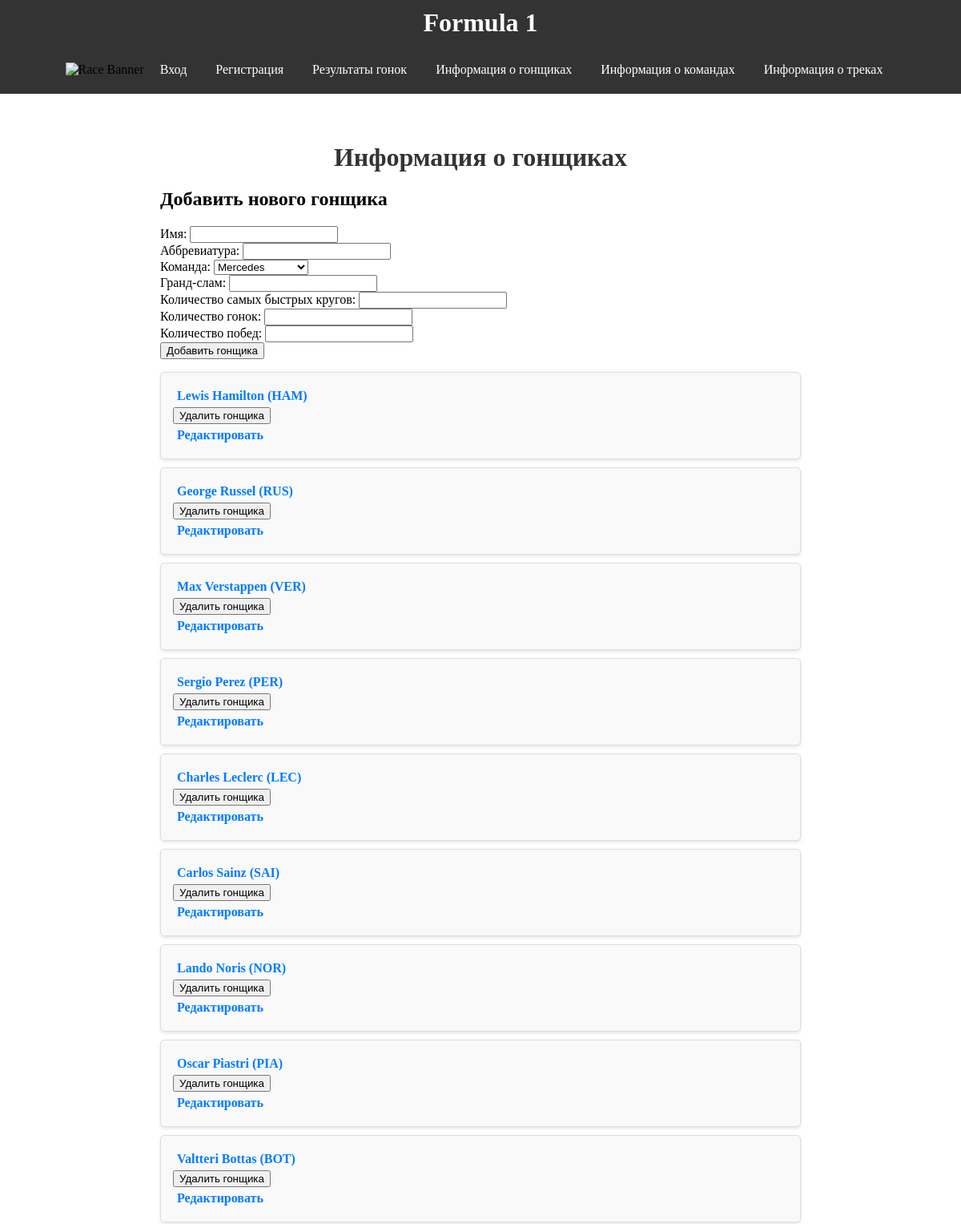
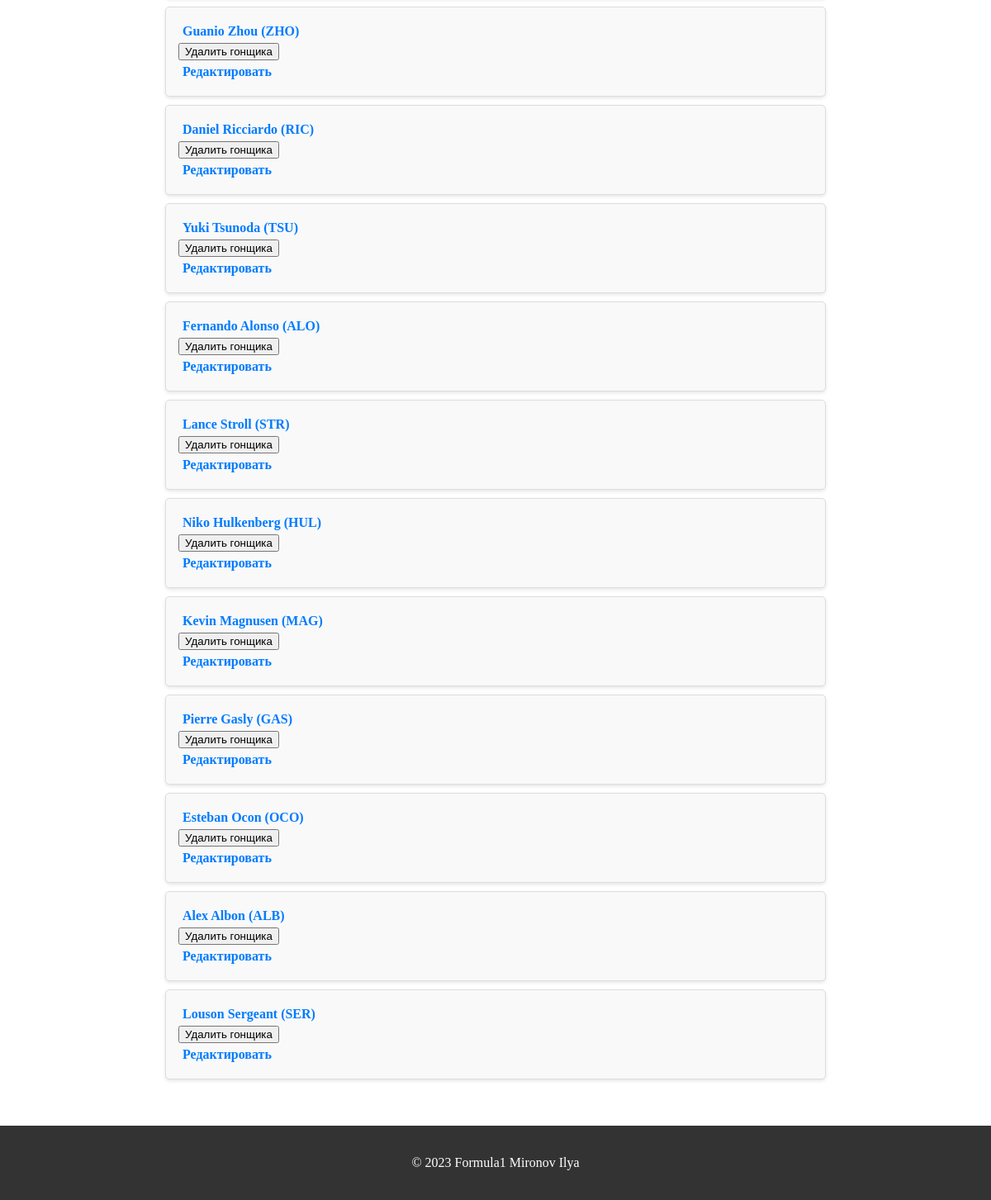
The app's page /drivers-info/ with its own data (2 pictures, top to bottom).
### formula1/models.py (models this page shows, shortened)
class Driver(models.Model):
    id = models.AutoField(primary_key=True)
    team = models.ForeignKey(Team, on_delete=models.CASCADE)
    grand_slam = models.IntegerField()
    fastest_lap_count = models.IntegerField()
    races_count = models.IntegerField()
    wins_count = models.IntegerField()
    name = models.CharField(max_length=200)
    abbreviation = models.CharField(max_length=10)

### formula1/views.py (the view)
# urls.py: path('drivers-info/', views.drivers_info, name='drivers_info'),
def drivers_info(request):
    drivers = Driver.objects.all()  # Получение всех гонщиков
    teams = Team.objects.all()  # Получение всех команд
    return render(request, 'drivers_info.html', {'drivers': drivers, 'teams': teams})

### formula1/templates/drivers_info.html (shortened to what this page needs)
{% extends 'base.html' %}
{% block content %}
<link rel="stylesheet" href = "/static/css/race_results.css">
<div class="content-block">
<h1>Информация о гонщиках</h1>
<form action="{% url 'add_driver' %}" method="post">
    <h2>Добавить нового гонщика</h2>
    <label for="name">Имя:</label>
    <input type="text" id="name" name="name" required>
    <br>
    <label for="abbreviation">Аббревиатура:</label>
    <input type="text" id="abbreviation" name="abbreviation" required>
    <br>
    <label for="team">Команда:</label>
    <select id="team" name="team" required>
        {% for team in teams %}
        <option value="{{ team.id }}">{{ team.name }}</option>
        {% endfor %}
    </select>
    <br>
    <label for="grand_slam">Гранд-слам:</label>
    <input type="number" id="grand_slam" name="grand_slam" required>
    <br>
    <label for="fastest_lap_count">Количество самых быстрых кругов:</label>
    <input type="number" id="fastest_lap_count" name="fastest_lap_count" required>
    <br>
    <label for="races_count">Количество гонок:</label>
    <input type="number" id="races_count" name="races_count" required>
    <br>
    <label for="wins_count">Количество побед:</label>
    <input type="number" id="wins_count" name="wins_count" required>
    <br>
    <button type="submit">Добавить гонщика</button>
</form>
<ul>
    {% for driver in drivers %}
    <li>
        <a href="{% url 'driver_info' driver_id=driver.id %}">
            {{ driver.name }} ({{ driver.abbreviation }})
        </a>
            <form action="{% url 'delete_driver' driver.id %}" method="post" style="display: inline;">
                <button type="submit" onclick="return confirm('Вы уверены, что хотите удалить этого гонщика?');">Удалить гонщика</button>
            </form>
            <a href="{% url 'edit_driver' driver.id %}">Редактировать</a>
    </li>
    {% endfor %}
</ul>
</div>
    {% endblock %}

### formula1/static/css/base.css (style rules this page uses)
body { display: flex; flex-direction: column; }
html, body { height: 100%; margin: 0; }

### formula1/static/css/race_results.css (style rules this page uses)
.content-block { padding: 20px; margin: 0 auto; max-width: 800px; }
.content-block h1 { text-align: center; color: #333; margin-bottom: 20px; }
.content-block ul { list-style: none; padding: 0; }
.content-block ul li { background-color: #f9f9f9; border: 1px solid #ddd; margin-bottom: 10px; padding: 15px; border-radius: 5px; box-shadow: 0 2px 4px rgba(0,0,0,0.1); transition: background-color 0.3s ease; }
.content-block ul li a { text-decoration: none; color: #007bff; font-weight: bold; display: block; padding: 5px; }

### records on screen
Driver: name "Lewis Hamilton", abbreviation "HAM"
Driver: name "George Russel", abbreviation "RUS"
Driver: name "Max Verstappen", abbreviation "VER"
Driver: name "Sergio Perez", abbreviation "PER"
Driver: name "Charles Leclerc", abbreviation "LEC"
Driver: name "Carlos Sainz", abbreviation "SAI"
Driver: name "Lando Noris", abbreviation "NOR"
Driver: name "Oscar Piastri", abbreviation "PIA"
Driver: name "Valtteri Bottas", abbreviation "BOT"
Driver: name "Guanio Zhou", abbreviation "ZHO"
Driver: name "Daniel Ricciardo", abbreviation "RIC"
Driver: name "Yuki Tsunoda", abbreviation "TSU"
Driver: name "Fernando Alonso", abbreviation "ALO"
Driver: name "Lance Stroll", abbreviation "STR"
Driver: name "Niko Hulkenberg", abbreviation "HUL"
Driver: name "Kevin Magnusen", abbreviation "MAG"
Driver: name "Pierre Gasly", abbreviation "GAS"
Driver: name "Esteban Ocon", abbreviation "OCO"
Driver: name "Alex Albon", abbreviation "ALB"
Driver: name "Louson Sergeant", abbreviation "SER"

### other values on screen
{{ 2023 }} "2023"
form field team "Mercedes"
